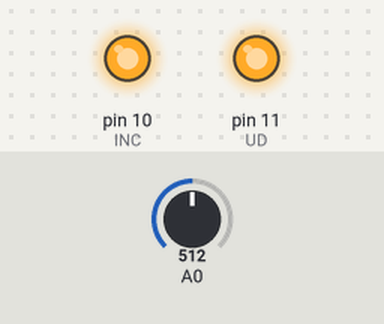
A sketch run on a simulated Arduino Uno, built with avr-gcc and run on an emulated ATmega328P. Shown: output pins drawn as LEDs (lit = HIGH). The inputs (shaded band) are chosen by the test bench; at power-on: A0 = 512.

Above: at 10.0 s.
At 30.0 s:
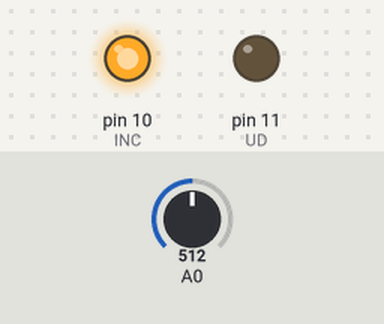
Timing chart, 0 to 46.0 s (numbered marks = the images above):
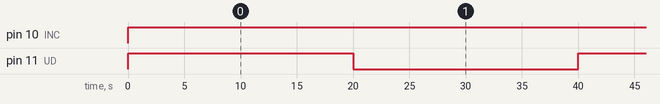

The sketch:

A002-digipot.ino
```cpp
/*
9.2 - controllo potenziometro digitale - DS1804-010
*/

//definisco i nomi dei pin
#define CS 12
#define UD 11
#define INC 10

void setup() {
  //imposto i pin
  pinMode(CS, OUTPUT);
  pinMode(UD, OUTPUT);
  pinMode(INC, OUTPUT);
  //attivo il chip
  digitalWrite(CS, LOW);
}

void loop() {
  //per 100 volte...
  for (int i = 0; i < 100; i++){
    //incremento il valore del potenziometro
    stepup();
    delay(200);
  }
  //per 100 volte...
  for (int i = 0; i < 100; i++){
    //decremento il valore del potenziometro
    stepdown();
    delay(200);
    Serial.begin(analogRead(A0));
  }
}

//funzione per incrementare il valore del potenziometro
void stepup(){
  digitalWrite(INC, LOW);
  digitalWrite(UD, HIGH);
  digitalWrite(INC, HIGH);
}

//funzione per decrementare il valore del potenziometro
void stepdown(){
  digitalWrite(INC, LOW);
  digitalWrite(UD, LOW);
  digitalWrite(INC, HIGH);
}
```

Measured:
- by itself, pin 10 (INC): LOW → HIGH at 0.00 s
- by itself, pin 11 (UD): alternates HIGH for 20.0 s and LOW for 20.0 s
